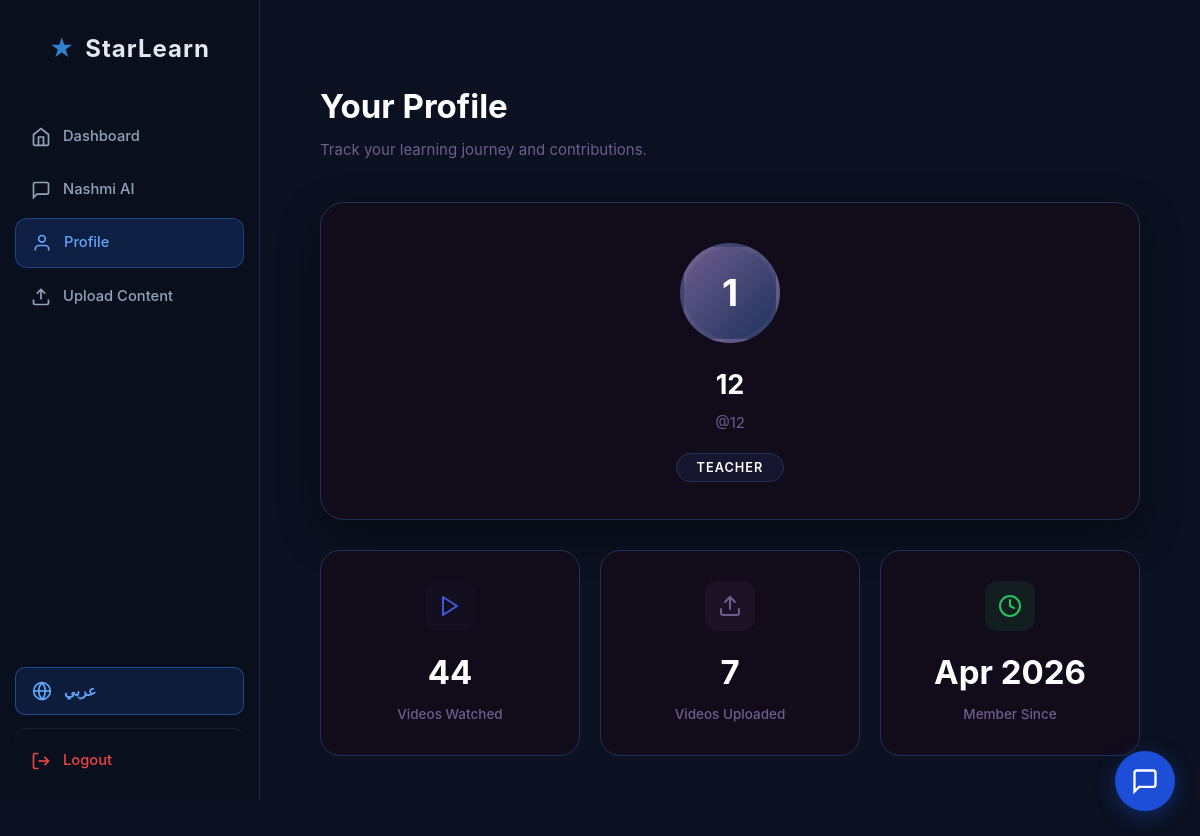
The app's page /profile (signed in) with its own data.
### app.py (models this page shows, shortened)
class User(Base):
    __tablename__ = "users"
    id = Column(Integer, primary_key=True)
    username = Column(String, unique=True, nullable=False)
    password = Column(String, nullable=False)
    full_name = Column(String, nullable=False)
    role = Column(String, nullable=False, default="student")
    created_at = Column(DateTime, default=datetime.utcnow)

### app.py (the view)
@app.route("/profile")
@login_required
def profile():
    db = get_db()
    try:
        user = get_current_user(db)
        stats = {
            "videos_watched": db.query(VideoView).filter(VideoView.user_id == user.id).count(),
            "videos_uploaded": db.query(Video).filter(Video.teacher_id == user.id).count(),
        }
        return render_template("profile.html", user=user, stats=stats)
    finally:
        db.close()

### app.py (called while the page is built)
@app.context_processor
def inject_lang():
    return {'lang': session.get('lang', 'en')}

def get_db():
    return SessionLocal()

def login_required(f):
    @wraps(f)
    def decorated(*args, **kwargs):
        if "user_id" not in session:
            return redirect(url_for("login"))
        return f(*args, **kwargs)
    return decorated

def get_current_user(db=None):
    if "user_id" not in session:
        return None
    close = False
    if db is None:
        db = get_db()
        close = True
    try:
        user = db.query(User).filter(User.id == session["user_id"]).first()
        if not user:
            session.clear()
            return None
        return user
    finally:
        if close:
            db.close()

### server/templates/profile.html (shortened to what this page needs)
{% extends "base.html" %}
{% block content %}
<div class="profile-container" style="max-width: 900px; margin: 0 auto; padding: 40px 20px;">
    <div style="margin-bottom: 40px;">
        <h1 style="color: #fff; font-size: 2.2em; margin-bottom: 5px;">{{ 'ملفك الشخصي' if lang == 'ar' else 'Your Profile' }}</h1>
        <p style="color: #6d5d8e; font-size: 1em;">{{ 'تتبع رحلتك التعليمية ومساهماتك.' if lang == 'ar' else 'Track your learning journey and contributions.' }}</p>
    </div>
    <div class="main-profile-card" style="background: #120B1A; border: 1px solid #1F315C; border-radius: 24px; padding: 40px; text-align: center; margin-bottom: 30px; box-shadow: 0 15px 40px rgba(0,0,0,0.4);">
        <div class="avatar-circle" style="width: 100px; height: 100px; background: linear-gradient(135deg, #6d5d8e, #1F315C); border-radius: 50%; margin: 0 auto 20px; display: flex; align-items: center; justify-content: center; font-size: 2.5em; color: #fff; font-weight: bold; border: 4px solid rgba(255,255,255,0.05);">
            {{ user.username[0].upper() }}
        </div>
        <h2 style="color: #fff; margin: 0 0 5px 0; font-size: 1.8em;">{{ user.full_name }}</h2>
        <p style="color: #6d5d8e; margin-bottom: 20px;">@{{ user.username }}</p>
        <span class="role-badge" style="background: rgba(31, 49, 92, 0.3); color: #fff; border: 1px solid #1F315C; padding: 6px 20px; border-radius: 20px; font-size: 0.85em; font-weight: 600; text-transform: uppercase; letter-spacing: 1px;">
            {{ user.role | capitalize }}
        </span>
    </div>
    <div class="stats-grid" style="display: grid; grid-template-columns: repeat(auto-fit, minmax(250px, 1fr)); gap: 20px;">
        <div class="stat-card" style="background: #120B1A; border: 1px solid #1F315C; border-radius: 20px; padding: 30px; text-align: center; transition: 0.3s;">
            <div style="background: rgba(31, 49, 92, 0.1); width: 50px; height: 50px; border-radius: 12px; display: flex; align-items: center; justify-content: center; margin: 0 auto 15px; color: #3b5bdb;">
                <svg width="24" height="24" viewBox="0 0 24 24" fill="none" stroke="currentColor" stroke-width="2" stroke-linecap="round" stroke-linejoin="round"><polygon points="5 3 19 12 5 21 5 3"></polygon></svg>
            </div>
            <div style="font-size: 2.2em; color: #fff; font-weight: bold; margin-bottom: 5px;">{{ stats.videos_watched }}</div>
            <div style="color: #6d5d8e; font-size: 0.9em; font-weight: 500;">{{ 'فيديوهات شاهدتها' if lang == 'ar' else 'Videos Watched' }}</div>
        </div>
        <div class="stat-card" style="background: #120B1A; border: 1px solid #1F315C; border-radius: 20px; padding: 30px; text-align: center; transition: 0.3s;">
            <div style="background: rgba(109, 93, 142, 0.1); width: 50px; height: 50px; border-radius: 12px; display: flex; align-items: center; justify-content: center; margin: 0 auto 15px; color: #6d5d8e;">
                <svg width="24" height="24" viewBox="0 0 24 24" fill="none" stroke="currentColor" stroke-width="2" stroke-linecap="round" stroke-linejoin="round"><path d="M21 15v4a2 2 0 0 1-2 2H5a2 2 0 0 1-2-2v-4"></path><polyline points="17 8 12 3 7 8"></polyline><line x1="12" y1="3" x2="12" y2="15"></line></svg>
            </div>
            <div style="font-size: 2.2em; color: #fff; font-weight: bold; margin-bottom: 5px;">{{ stats.videos_uploaded }}</div>
            <div style="color: #6d5d8e; font-size: 0.9em; font-weight: 500;">{{ 'فيديوهات رفعتها' if lang == 'ar' else 'Videos Uploaded' }}</div>
        </div>
        <div class="stat-card" style="background: #120B1A; border: 1px solid #1F315C; border-radius: 20px; padding: 30px; text-align: center; transition: 0.3s;">
            <div style="background: rgba(34, 197, 94, 0.1); width: 50px; height: 50px; border-radius: 12px; display: flex; align-items: center; justify-content: center; margin: 0 auto 15px; color: #22c55e;">
                <svg width="24" height="24" viewBox="0 0 24 24" fill="none" stroke="currentColor" stroke-width="2" stroke-linecap="round" stroke-linejoin="round"><circle cx="12" cy="12" r="10"></circle><polyline points="12 6 12 12 16 14"></polyline></svg>
            </div>
            <div style="font-size: 2.2em; color: #fff; font-weight: bold; margin-bottom: 5px;">{{ user.created_at.strftime('%b %Y') if user.created_at else '—' }}</div>
            <div style="color: #6d5d8e; font-size: 0.9em; font-weight: 500;">{{ 'عضو منذ' if lang == 'ar' else 'Member Since' }}</div>
        </div>
    </div>
</div>
{% endblock %}

### server/templates/base.html (shortened to what this page needs)
<!DOCTYPE html>
<html lang="{{ session.get('lang', 'en') }}" dir="{{ 'rtl' if session.get('lang', 'en') == 'ar' else 'ltr' }}">
<head>
    <link rel="stylesheet" href="{{ url_for('static', filename='style.css') }}">
</head>
<body>
    <div class="app-container">
        {% if user %}
        <aside class="sidebar">
            <div class="sidebar-header" style="padding: 30px 20px; text-align: center;">
                <div class="logo" style="font-size: 1.6em; font-weight: bold; letter-spacing: 1px;">
                    <span class="star" style="color: #3182ce;">★</span> StarLearn
                </div>
            </div>
            <nav class="sidebar-menu">
                <a href="{{ url_for('dashboard') }}" class="sidebar-item {% if request.path == url_for('dashboard') %}active{% endif %}">
                    <svg viewBox="0 0 24 24" fill="none" stroke="currentColor" stroke-width="2"><path d="M3 9l9-7 9 7v11a2 2 0 0 1-2 2H5a2 2 0 0 1-2-2z"></path><polyline points="9 22 9 12 15 12 15 22"></polyline></svg>
                    <span>{{ 'لوحة التحكم' if lang == 'ar' else 'Dashboard' }}</span>
                </a>
                <a href="{{ url_for('chat') }}" class="sidebar-item {% if request.path == url_for('chat') %}active{% endif %}">
                    <svg viewBox="0 0 24 24" fill="none" stroke="currentColor" stroke-width="2"><path d="M21 15a2 2 0 0 1-2 2H7l-4 4V5a2 2 0 0 1 2-2h14a2 2 0 0 1 2 2z"></path></svg>
                    <span>{{ 'نشمي AI' if lang == 'ar' else 'Nashmi AI' }}</span>
                </a>
                <a href="{{ url_for('profile') }}" class="sidebar-item {% if request.path == url_for('profile') %}active{% endif %}">
                    <svg viewBox="0 0 24 24" fill="none" stroke="currentColor" stroke-width="2"><path d="M20 21v-2a4 4 0 0 0-4-4H8a4 4 0 0 0-4 4v2"></path><circle cx="12" cy="7" r="4"></circle></svg>
                    <span>{{ 'الملف الشخصي' if lang == 'ar' else 'Profile' }}</span>
                </a>
                {% if user.role == 'teacher' %}
                <a href="{{ url_for('upload') }}" class="sidebar-item {% if request.path == url_for('upload') %}active{% endif %}">
                    <svg viewBox="0 0 24 24" fill="none" stroke="currentColor" stroke-width="2"><path d="M21 15v4a2 2 0 0 1-2 2H5a2 2 0 0 1-2-2v-4"></path><polyline points="17 8 12 3 7 8"></polyline><line x1="12" y1="3" x2="12" y2="15"></line></svg>
                    <span>{{ 'رفع محتوى' if lang == 'ar' else 'Upload Content' }}</span>
                </a>
                {% endif %}
                <div style="flex-grow: 1;"></div>
                <a href="/set-lang/{{ 'en' if lang == 'ar' else 'ar' }}"
                   class="sidebar-item"
                   style="color: #60a5fa; background: rgba(30,80,180,0.2); border: 1px solid rgba(59,130,246,0.45); border-radius: 10px; margin-bottom: 8px; font-weight: 600; font-size: 0.95em;">
                    <svg viewBox="0 0 24 24" fill="none" stroke="currentColor" stroke-width="2" style="width:20px;height:20px;flex-shrink:0"><circle cx="12" cy="12" r="10"/><line x1="2" y1="12" x2="22" y2="12"/><path d="M12 2a15.3 15.3 0 0 1 4 10 15.3 15.3 0 0 1-4 10 15.3 15.3 0 0 1-4-10 15.3 15.3 0 0 1 4-10z"/></svg>
                    <span>{{ 'English' if lang == 'ar' else 'عربي' }}</span>
                </a>
                <a href="{{ url_for('logout') }}" class="sidebar-item logout-item" style="color: #e53e3e; border-top: 1px solid #1a2233; padding-top: 20px;">
                    <svg viewBox="0 0 24 24" fill="none" stroke="currentColor" stroke-width="2"><path d="M9 21H5a2 2 0 0 1-2-2V5a2 2 0 0 1 2-2h4"></path><polyline points="16 17 21 12 16 7"></polyline><line x1="21" y1="12" x2="9" y2="12"></line></svg>
                    <span>{{ 'تسجيل الخروج' if lang == 'ar' else 'Logout' }}</span>
                </a>
            </nav>
        </aside>
        {% endif %}
        <main class="main-content">
            {% block content %}{% endblock %}
        </main>
    </div>
    {% if user and request.path != url_for('chat') %}
    <div id="chat-widget-container">
        <button id="chat-trigger" class="chat-fab" title="اسأل نشمي">
            <svg viewBox="0 0 24 24" fill="none" stroke="currentColor" stroke-width="2" id="chat-icon-open"><path d="M21 15a2 2 0 0 1-2 2H7l-4 4V5a2 2 0 0 1 2-2h14a2 2 0 0 1 2 2z"></path></svg>
        </button>
    </div>
    {% endif %}
</body>
</html>

### server/static/style.css (style rules this page uses)
*, *::before, *::after { box-sizing: border-box; margin: 0; padding: 0; }
:root { --bg: #0b1120; --bg2: #111827; --surface: #1e2d45; --surface2: #162035; --border: #1e3a5f; --border2: #243552; --accent: #3b82f6; --accent-h: #2563eb; --accent-g: #60a5fa; --purple: #8b5cf6; --green: #22c55e; --red: #ef4444; --text: #e2e8f0; --text2: #94a3b8; --text3: #64748b; --radius: 10px; --radius-lg: 16px; --shadow: 0 4px 24px rgba(0,0,0,0.5); }
html, body { height: 100%; }
body { font-family: 'Inter', system-ui, sans-serif; background: var(--bg); color: var(--text); font-size: 15px; line-height: 1.6; -webkit-font-smoothing: antialiased; overflow-x: hidden; }
a { color: var(--accent-g); text-decoration: none; }
.app-container { display: flex; min-height: 100vh; background-color: var(--bg); }
.sidebar { width: 260px; background: #0a0f1e; border-right: 1px solid #1a2a4a; display: flex; flex-direction: column; position: sticky; top: 0; height: 100vh; flex-shrink: 0; }
.sidebar-header { padding: 30px 20px; text-align: center; }
.sidebar-header .logo { font-size: 1.6em; font-weight: bold; letter-spacing: 1px; color: var(--text); display: flex; align-items: center; justify-content: center; gap: 10px; }
.sidebar-header .star { color: #3182ce; }
.sidebar-menu { flex: 1; overflow-y: auto; padding: 15px; display: flex; flex-direction: column; gap: 5px; }
.sidebar-item { display: flex; align-items: center; gap: 12px; padding: 12px 16px; color: var(--text2); text-decoration: none; border-radius: 12px; font-weight: 500; font-size: 0.92rem; transition: all 0.2s ease; }
.sidebar-item svg { width: 20px; height: 20px; flex-shrink: 0; }
.sidebar-item.active { background-color: rgba(30, 80, 180, 0.25); color: #60a5fa; border: 1px solid rgba(59, 130, 246, 0.35); }
.logout-item { color: var(--red) !important; }
.main-content { flex: 1; padding: 40px; min-height: 100vh; overflow-y: auto; }
.role-badge { padding: 4px 14px; border-radius: 20px; font-size: 0.8rem; font-weight: 600; }
.stats-grid { display: grid; grid-template-columns: repeat(auto-fill, minmax(180px, 1fr)); gap: 16px; }
.chat-fab { position: fixed; bottom: 25px; right: 25px; width: 60px; height: 60px; border-radius: 50%; background: #1d4ed8; color: white; border: none; cursor: pointer; box-shadow: 0 5px 20px rgba(29, 78, 216, 0.4); z-index: 9999; display: flex; align-items: center; justify-content: center; transition: transform 0.2s ease; }
.chat-fab svg { width: 28px; height: 28px; }

### server/templates/profile.html (style rules this page uses)
body { background-color: #08050a; }

### records on screen
User: username "1", full_name "12", username "12", role "TEACHER", created_at "Apr 2026"

### other values on screen
{{ 'لوحة التحكم' if lang == 'ar' else 'Dashboard' }} "Dashboard"
{{ 'نشمي AI' if lang == 'ar' else 'Nashmi AI' }} "Nashmi AI"
{{ 'الملف الشخصي' if lang == 'ar' else 'Profile' }} "Profile"
{{ 'رفع محتوى' if lang == 'ar' else 'Upload Content' }} "Upload Content"
{{ 'English' if lang == 'ar' else 'عربي' }} "عربي"
{{ 'تسجيل الخروج' if lang == 'ar' else 'Logout' }} "Logout"
{{ 'ملفك الشخصي' if lang == 'ar' else 'Your Profile' }} "Your Profile"
{{ stats.videos_watched }} "44"
{{ 'فيديوهات شاهدتها' if lang == 'ar' else 'Videos Watched' }} "Videos Watched"
{{ stats.videos_uploaded }} "7"
{{ 'فيديوهات رفعتها' if lang == 'ar' else 'Videos Uploaded' }} "Videos Uploaded"
{{ 'عضو منذ' if lang == 'ar' else 'Member Since' }} "Member Since"
